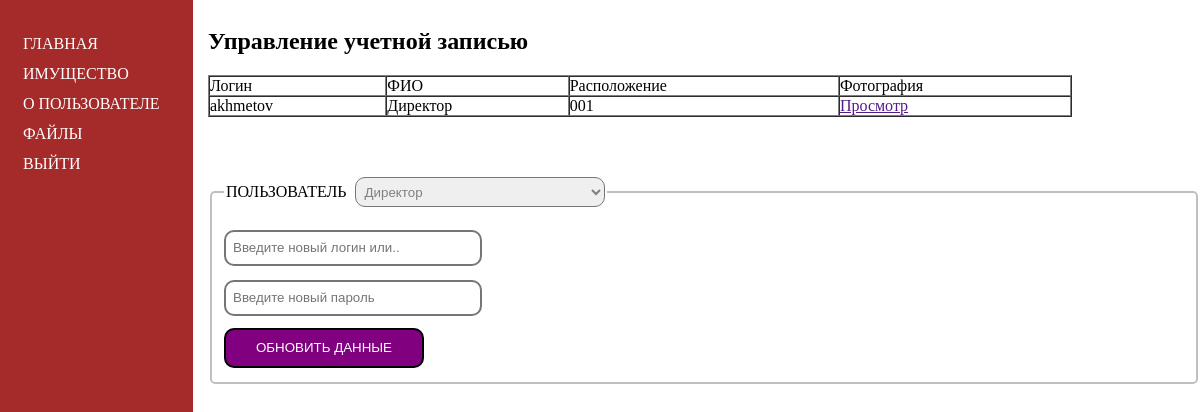
/php/users.php (signed in), run on the app's committed database.
### tables this page shows
CREATE TABLE `usersinfo` (
  `infoid` int(11) NOT NULL,
  `login` varchar(255) NOT NULL,
  `fullname` varchar(255) NOT NULL,
  `location` varchar(255) NOT NULL,
  `image` varchar(255) NOT NULL
);

### php/users.php (the view, shortened to what this page needs)
<!DOCTYPE html>
<html>
<head>
	<link rel="stylesheet" type="text/css" href="../css/admin.css">
</head>
<body>
	<div id="side">
		<ul id="nav">
			<li><a href="a_admin.php">ГЛАВНАЯ</a></li>
			<li><a href="goods.php">имущество</a></li>
			<li><a href="users.php">о пользователе</a></li>
			<li><a href="files.php">Файлы</a></li>
			<li><a href="logout.php">ВЫйти</a></li>
		</ul>
	</div>
	<div id="content">
		<h2>Управление учетной записью</h2>
		<?php
			echo "<table cellpadding='0' cellspacing='0' border='1' id='tbl'>";
			echo "<tr>";
			echo "<td>Логин</td>";
			echo "<td>ФИО</td>";
			echo "<td>Расположение</td>";
			echo "<td>Фотография</td>";
			echo "</tr>";
			include 'connect.php';
			$name = $_SESSION['nameus'];
			$take = mysqli_query($connection,"SELECT * FROM `usersinfo` WHERE `login` = '$name';");
				while ($data=mysqli_fetch_array($take)) {
					echo "<tr>";
					echo "<td>".$data['login']."</td>";
					echo "<td>".$data['fullname']."</td>";
					echo "<td>".$data['location']."</td>";
					echo "<td><a href='".$data['image']."'>Просмотр</a></td>";
					echo "</tr>";
			}
			echo "</table>";
		?>
		<?php
			echo "<form id='u' method='POST'><br>";
			echo "<fieldset id='fset'>";
			echo "<legend>ПОЛЬЗОВАТЕЛЬ &nbsp;";
			$userdata = mysqli_query($connection,"SELECT * FROM `usersinfo` WHERE `login` = '$name';");
			echo "<select id='txt' name='chng'>";
			while ($ud=mysqli_fetch_assoc($userdata)) {
					echo "<option value='".$ud['login']."'>".$ud['fullname']."</option>";
			}
			echo "</select>";
			echo "</legend>";
			echo "<input id='txt' type='text' name='newname' placeholder='Введите новый логин или..'><br>";
			echo "<input id='txt' type='password' name='newpassword' placeholder='Введите новый пароль'><br>";
			echo "<input type='submit' id='sub' name='upd' value='ОБНОВИТЬ ДАННЫЕ'>";
			echo "</form>";
		?>
	</div>
</body>
</html>

### css/admin.css (style rules this page uses)
@media only screen and (max-width: 6000px) { #side { margin-top: -15px; margin-left: -15px; position:fixed; height: 300vh; width: 200px; background:brown; float: left; display: block; } }
@media only screen and (max-width: 6000px) { #content { position:absolute; margin-left: 200px; float: right; display: block; width:80%; height: 100vh; } }
@media only screen and (max-width: 6000px) { #nav { list-style-type: none; display: block; line-height: 30px; text-indent: -10px; padding-top: 20px; } }
@media only screen and (max-width: 6000px) { #nav a { text-decoration: none; text-transform: uppercase; color: white; } }
@media only screen and (max-width: 6000px) { #txt { width: 250px; height: 30px; border-radius: 10px; border-style: solid; text-indent: 5px; color: grey; cursor: pointer; } }
@media only screen and (max-width: 6000px) { #u { line-height: 50px; width:100%; } }
@media only screen and (max-width: 6000px) { #sub { width: 200px; height: 40px; border-radius: 10px; border-style: solid; background: purple; color: white; cursor: pointer; } }
@media only screen and (max-width: 6000px) { #fset { width: 100%; border-color: silver; border-style: solid; border-radius: 5px; background: rgba(255,255,255,0.2); } }
@media only screen and (max-width: 6000px) { #tbl { width:90%; } }

### data on the page
usersinfo: login "akhmetov", fullname "Директор", location "001"

### other printed values
form field chng "Директор"
